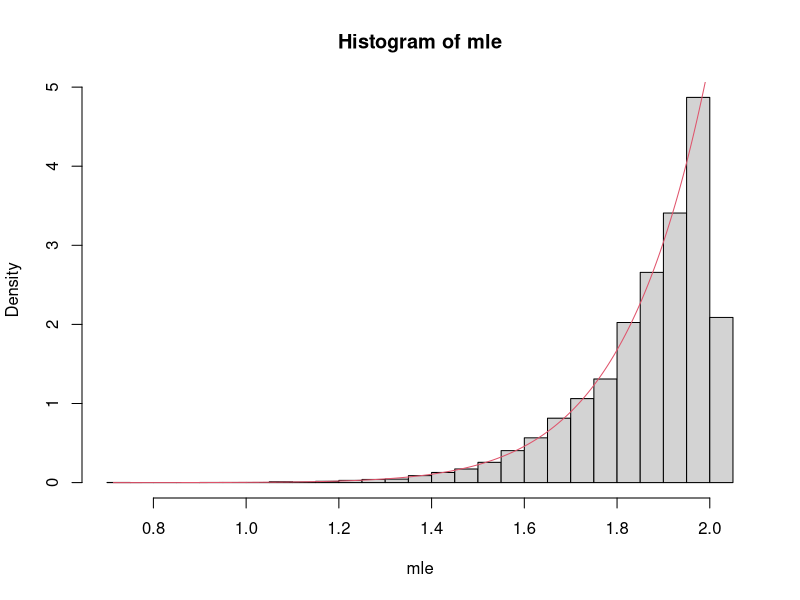
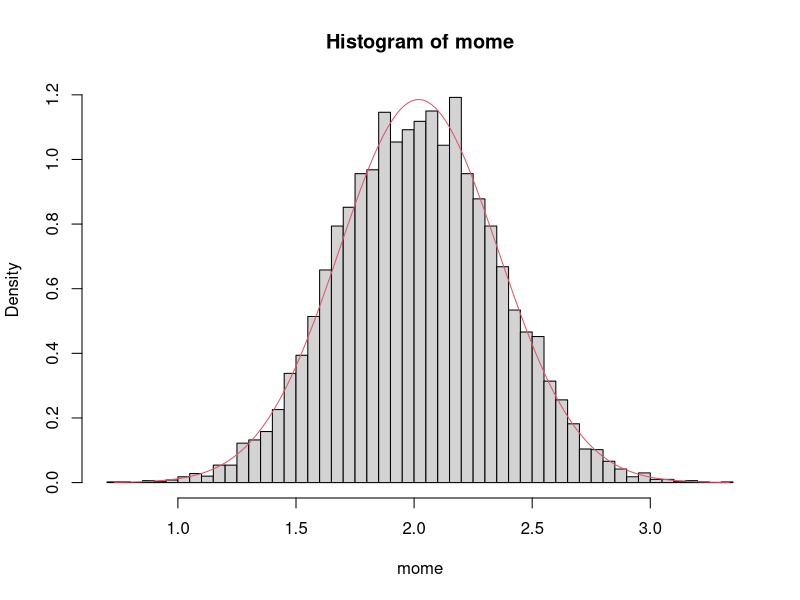
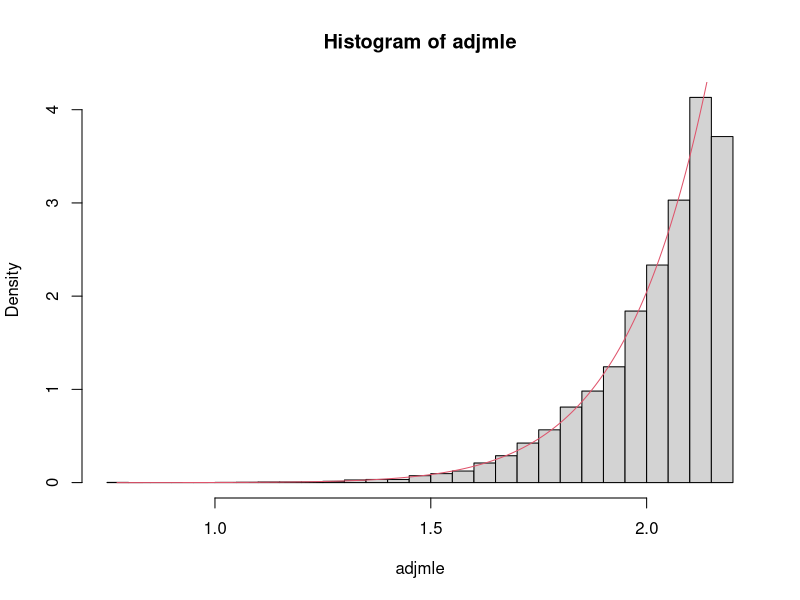

Generate these figures, in order, with R:
theta=rgamma(1,shape=5,rate=4)
n=12
mle=rep(0,10000)
adjmle=rep(0,10000)
mome=rep(0,10000)
for (i in 1:10000){
x=runif(n,min=0,max=theta)
mle[i]=max(x)
adjmle[i]=(n+1)*max(x)/n
mome[i]=2*mean(x)
}
mses=c(sum((mle-theta)^2)/10000,sum((adjmle-theta)^2)/10000,sum((mome-theta)^2)/10000)
summary=cbind(c(mean(mle),mean(adjmle),mean(mome)),c(var(mle),var(adjmle),var(mome)),mses)

rownames(summary)=c("mle","adjmle","mome")
colnames(summary)=c("mean","variance","mse")

hist(mle,freq=FALSE,nclass=40)
t=seq(min(mle),theta,length=1001)
lines(t,n*t^(n-1)/theta^n,col=2)

hist(mome,freq=FALSE,nclass=40)
t=seq(min(mome),max(mome),length=1001)
lines(t,dnorm(t,mean=theta,sd=sqrt(4*theta^2/(12*n))),col=2)

hist(adjmle,freq=FALSE,nclass=40)
t=seq(min(adjmle),max(adjmle),length=1001)
lines(t,n^(n+1)*t^(n-1)/(theta^n*(n+1)^n),col=2)

